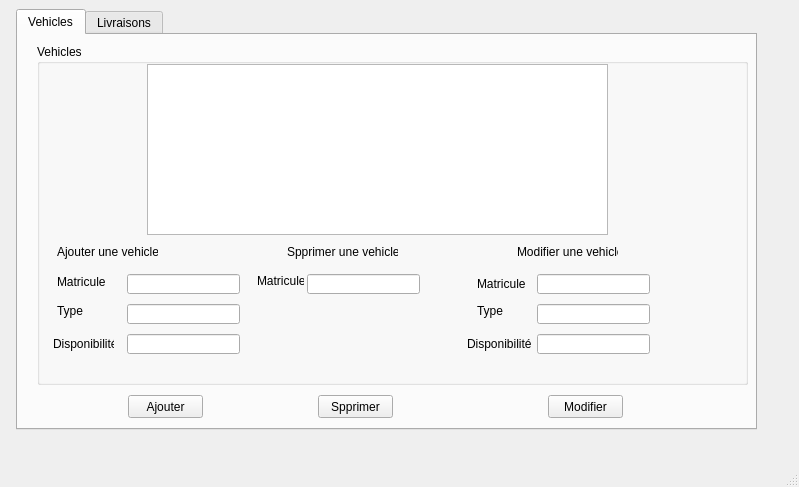
<?xml version="1.0" encoding="UTF-8"?>
<ui version="4.0">
 <class>MainWindow</class>
 <widget class="QMainWindow" name="MainWindow">
  <property name="geometry">
   <rect>
    <x>0</x>
    <y>0</y>
    <width>799</width>
    <height>487</height>
   </rect>
  </property>
  <property name="windowTitle">
   <string>MainWindow</string>
  </property>
  <widget class="QWidget" name="centralwidget">
   <widget class="QTabWidget" name="tabWidget">
    <property name="geometry">
     <rect>
      <x>16</x>
      <y>9</y>
      <width>741</width>
      <height>421</height>
     </rect>
    </property>
    <property name="currentIndex">
     <number>0</number>
    </property>
    <widget class="QWidget" name="tab_5">
     <attribute name="title">
      <string>Vehicles</string>
     </attribute>
     <widget class="QGroupBox" name="groupBox">
      <property name="geometry">
       <rect>
        <x>19</x>
        <y>9</y>
        <width>711</width>
        <height>341</height>
       </rect>
      </property>
      <property name="title">
       <string>Vehicles</string>
      </property>
      <widget class="QLabel" name="label">
       <property name="geometry">
        <rect>
         <x>20</x>
         <y>200</y>
         <width>101</width>
         <height>16</height>
        </rect>
       </property>
       <property name="text">
        <string>Ajouter une vehicle</string>
       </property>
      </widget>
      <widget class="QLabel" name="label_2">
       <property name="geometry">
        <rect>
         <x>20</x>
         <y>230</y>
         <width>51</width>
         <height>16</height>
        </rect>
       </property>
       <property name="text">
        <string>Matricule</string>
       </property>
      </widget>
      <widget class="QLabel" name="label_3">
       <property name="geometry">
        <rect>
         <x>20</x>
         <y>260</y>
         <width>47</width>
         <height>14</height>
        </rect>
       </property>
       <property name="text">
        <string>Type</string>
       </property>
      </widget>
      <widget class="QLabel" name="label_4">
       <property name="geometry">
        <rect>
         <x>16</x>
         <y>290</y>
         <width>61</width>
         <height>20</height>
        </rect>
       </property>
       <property name="text">
        <string>Disponibilité</string>
       </property>
      </widget>
      <widget class="QLineEdit" name="lineEditMatricule">
       <property name="geometry">
        <rect>
         <x>90</x>
         <y>230</y>
         <width>113</width>
         <height>20</height>
        </rect>
       </property>
      </widget>
      <widget class="QLineEdit" name="lineEditType">
       <property name="geometry">
        <rect>
         <x>90</x>
         <y>260</y>
         <width>113</width>
         <height>20</height>
        </rect>
       </property>
      </widget>
      <widget class="QLineEdit" name="lineEditDisponibilite">
       <property name="geometry">
        <rect>
         <x>90</x>
         <y>290</y>
         <width>113</width>
         <height>20</height>
        </rect>
       </property>
      </widget>
      <widget class="QLabel" name="label_5">
       <property name="geometry">
        <rect>
         <x>250</x>
         <y>200</y>
         <width>111</width>
         <height>16</height>
        </rect>
       </property>
       <property name="text">
        <string>Spprimer une vehicle</string>
       </property>
      </widget>
      <widget class="QLabel" name="label_6">
       <property name="geometry">
        <rect>
         <x>220</x>
         <y>230</y>
         <width>47</width>
         <height>14</height>
        </rect>
       </property>
       <property name="text">
        <string>Matricule</string>
       </property>
      </widget>
      <widget class="QLineEdit" name="lineEdit_Matricule2">
       <property name="geometry">
        <rect>
         <x>270</x>
         <y>230</y>
         <width>113</width>
         <height>20</height>
        </rect>
       </property>
      </widget>
      <widget class="QLabel" name="label_7">
       <property name="geometry">
        <rect>
         <x>480</x>
         <y>200</y>
         <width>101</width>
         <height>16</height>
        </rect>
       </property>
       <property name="text">
        <string>Modifier une vehicle </string>
       </property>
      </widget>
      <widget class="QLineEdit" name="lineEdit_Matricule3">
       <property name="geometry">
        <rect>
         <x>500</x>
         <y>230</y>
         <width>113</width>
         <height>20</height>
        </rect>
       </property>
      </widget>
      <widget class="QLabel" name="label_8">
       <property name="geometry">
        <rect>
         <x>440</x>
         <y>230</y>
         <width>51</width>
         <height>20</height>
        </rect>
       </property>
       <property name="text">
        <string>Matricule</string>
       </property>
      </widget>
      <widget class="QLineEdit" name="lineEditType2">
       <property name="geometry">
        <rect>
         <x>500</x>
         <y>260</y>
         <width>113</width>
         <height>20</height>
        </rect>
       </property>
      </widget>
      <widget class="QLineEdit" name="lineEditDisponibilite2">
       <property name="geometry">
        <rect>
         <x>500</x>
         <y>290</y>
         <width>113</width>
         <height>20</height>
        </rect>
       </property>
      </widget>
      <widget class="QLabel" name="label_9">
       <property name="geometry">
        <rect>
         <x>440</x>
         <y>260</y>
         <width>47</width>
         <height>14</height>
        </rect>
       </property>
       <property name="text">
        <string>Type</string>
       </property>
      </widget>
      <widget class="QLabel" name="label_10">
       <property name="geometry">
        <rect>
         <x>430</x>
         <y>290</y>
         <width>71</width>
         <height>20</height>
        </rect>
       </property>
       <property name="text">
        <string>Disponibilité</string>
       </property>
      </widget>
      <widget class="QListView" name="listView_2">
       <property name="geometry">
        <rect>
         <x>110</x>
         <y>20</y>
         <width>461</width>
         <height>171</height>
        </rect>
       </property>
      </widget>
     </widget>
     <widget class="QPushButton" name="pushButton">
      <property name="geometry">
       <rect>
        <x>110</x>
        <y>360</y>
        <width>75</width>
        <height>23</height>
       </rect>
      </property>
      <property name="text">
       <string>Ajouter</string>
      </property>
     </widget>
     <widget class="QPushButton" name="pushButton_2">
      <property name="geometry">
       <rect>
        <x>300</x>
        <y>360</y>
        <width>75</width>
        <height>23</height>
       </rect>
      </property>
      <property name="text">
       <string>Spprimer</string>
      </property>
     </widget>
     <widget class="QPushButton" name="pushButton_3">
      <property name="geometry">
       <rect>
        <x>530</x>
        <y>360</y>
        <width>75</width>
        <height>23</height>
       </rect>
      </property>
      <property name="text">
       <string>Modifier</string>
      </property>
     </widget>
    </widget>
    <widget class="QWidget" name="tab_6">
     <attribute name="title">
      <string>Livraisons</string>
     </attribute>
     <widget class="QGroupBox" name="groupBox_2">
      <property name="geometry">
       <rect>
        <x>19</x>
        <y>19</y>
        <width>691</width>
        <height>331</height>
       </rect>
      </property>
      <property name="title">
       <string>Livraisons</string>
      </property>
      <widget class="QLabel" name="label_11">
       <property name="geometry">
        <rect>
         <x>50</x>
         <y>190</y>
         <width>101</width>
         <height>16</height>
        </rect>
       </property>
       <property name="text">
        <string>Ajouter une livraison</string>
       </property>
      </widget>
      <widget class="QLabel" name="label_12">
       <property name="geometry">
        <rect>
         <x>10</x>
         <y>230</y>
         <width>71</width>
         <height>16</height>
        </rect>
       </property>
       <property name="text">
        <string>ID  livraison</string>
       </property>
      </widget>
      <widget class="QLabel" name="label_13">
       <property name="geometry">
        <rect>
         <x>10</x>
         <y>270</y>
         <width>47</width>
         <height>14</height>
        </rect>
       </property>
       <property name="text">
        <string>Livreur</string>
       </property>
      </widget>
      <widget class="QLabel" name="label_14">
       <property name="geometry">
        <rect>
         <x>10</x>
         <y>310</y>
         <width>47</width>
         <height>14</height>
        </rect>
       </property>
       <property name="text">
        <string>Direction</string>
       </property>
      </widget>
      <widget class="QLineEdit" name="lineEdit">
       <property name="geometry">
        <rect>
         <x>70</x>
         <y>230</y>
         <width>113</width>
         <height>20</height>
        </rect>
       </property>
      </widget>
      <widget class="QLineEdit" name="lineEdit_2">
       <property name="geometry">
        <rect>
         <x>70</x>
         <y>270</y>
         <width>113</width>
         <height>20</height>
        </rect>
       </property>
      </widget>
      <widget class="QLineEdit" name="lineEdit_3">
       <property name="geometry">
        <rect>
         <x>70</x>
         <y>300</y>
         <width>113</width>
         <height>20</height>
        </rect>
       </property>
      </widget>
      <widget class="QLabel" name="label_15">
       <property name="geometry">
        <rect>
         <x>240</x>
         <y>190</y>
         <width>111</width>
         <height>16</height>
        </rect>
       </property>
       <property name="text">
        <string>Spprimer une livraison</string>
       </property>
      </widget>
      <widget class="QLabel" name="label_16">
       <property name="geometry">
        <rect>
         <x>200</x>
         <y>230</y>
         <width>61</width>
         <height>16</height>
        </rect>
       </property>
       <property name="text">
        <string>ID  livraison</string>
       </property>
      </widget>
      <widget class="QLineEdit" name="lineEdit_4">
       <property name="geometry">
        <rect>
         <x>270</x>
         <y>230</y>
         <width>113</width>
         <height>20</height>
        </rect>
       </property>
      </widget>
      <widget class="QLabel" name="label_17">
       <property name="geometry">
        <rect>
         <x>440</x>
         <y>190</y>
         <width>111</width>
         <height>16</height>
        </rect>
       </property>
       <property name="text">
        <string>Modifier une livraison</string>
       </property>
      </widget>
      <widget class="QLineEdit" name="lineEdit_5">
       <property name="geometry">
        <rect>
         <x>480</x>
         <y>230</y>
         <width>113</width>
         <height>20</height>
        </rect>
       </property>
      </widget>
      <widget class="QLineEdit" name="lineEdit_6">
       <property name="geometry">
        <rect>
         <x>480</x>
         <y>260</y>
         <width>113</width>
         <height>20</height>
        </rect>
       </property>
      </widget>
      <widget class="QLineEdit" name="lineEdit_7">
       <property name="geometry">
        <rect>
         <x>480</x>
         <y>290</y>
         <width>113</width>
         <height>20</height>
        </rect>
       </property>
      </widget>
      <widget class="QLabel" name="label_18">
       <property name="geometry">
        <rect>
         <x>420</x>
         <y>230</y>
         <width>47</width>
         <height>14</height>
        </rect>
       </property>
       <property name="text">
        <string>ID  livraison</string>
       </property>
      </widget>
      <widget class="QLabel" name="label_19">
       <property name="geometry">
        <rect>
         <x>420</x>
         <y>260</y>
         <width>47</width>
         <height>14</height>
        </rect>
       </property>
       <property name="text">
        <string>Livreur</string>
       </property>
      </widget>
      <widget class="QLabel" name="label_20">
       <property name="geometry">
        <rect>
         <x>416</x>
         <y>290</y>
         <width>51</width>
         <height>20</height>
        </rect>
       </property>
       <property name="text">
        <string>Direction</string>
       </property>
      </widget>
     </widget>
     <widget class="QPushButton" name="pushButton_4">
      <property name="geometry">
       <rect>
        <x>100</x>
        <y>360</y>
        <width>75</width>
        <height>23</height>
       </rect>
      </property>
      <property name="text">
       <string>Ajouter</string>
      </property>
     </widget>
     <widget class="QPushButton" name="pushButton_5">
      <property name="geometry">
       <rect>
        <x>290</x>
        <y>360</y>
        <width>75</width>
        <height>23</height>
       </rect>
      </property>
      <property name="text">
       <string>Spprimer</string>
      </property>
     </widget>
     <widget class="QPushButton" name="pushButton_6">
      <property name="geometry">
       <rect>
        <x>520</x>
        <y>360</y>
        <width>75</width>
        <height>23</height>
       </rect>
      </property>
      <property name="text">
       <string>Modifier</string>
      </property>
     </widget>
     <widget class="QListView" name="listView">
      <property name="geometry">
       <rect>
        <x>100</x>
        <y>31</y>
        <width>461</width>
        <height>171</height>
       </rect>
      </property>
     </widget>
    </widget>
   </widget>
  </widget>
  <widget class="QMenuBar" name="menubar">
   <property name="geometry">
    <rect>
     <x>0</x>
     <y>0</y>
     <width>799</width>
     <height>22</height>
    </rect>
   </property>
  </widget>
  <widget class="QStatusBar" name="statusbar"/>
 </widget>
 <resources/>
 <connections/>
</ui>
